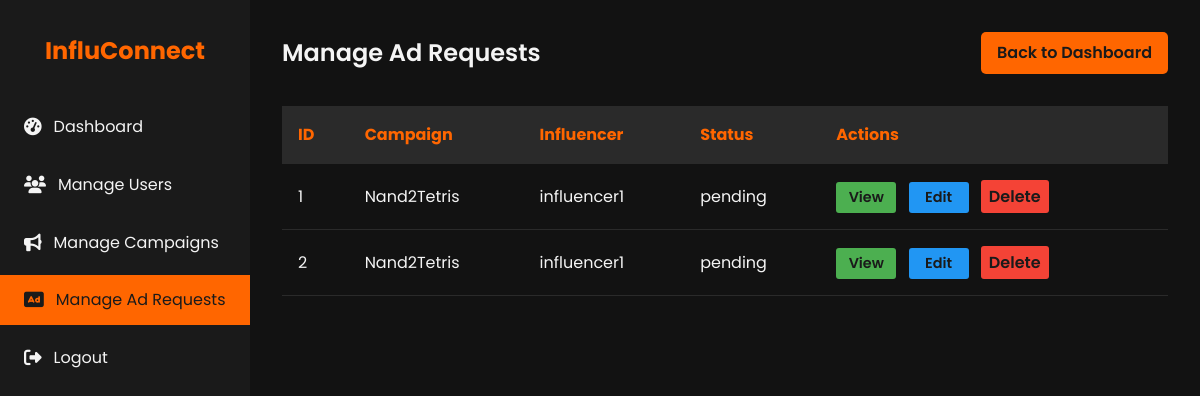
The page /admin/ad_requests (signed in) on the database its author committed.
### models.py (models this page shows, shortened)
class AdRequest(db.Model):
    id = db.Column(db.Integer, primary_key=True)
    campaign_id = db.Column(db.Integer, db.ForeignKey('campaign.id', ondelete='CASCADE'), nullable=False)
    influencer_id = db.Column(db.Integer, db.ForeignKey('influencer.id', ondelete='CASCADE'), nullable=False)
    status = db.Column(db.String(50), nullable=False)  # pending, accepted, rejected, negotiated
    details = db.Column(db.Text)
    negotiation_terms = db.Column(db.Text)
    communication_log = db.Column(db.Text)
    renegotiation_email = db.Column(db.String(120), nullable=False)
    created_at = db.Column(db.DateTime, default=datetime.utcnow)
    updated_at = db.Column(db.DateTime, default=datetime.utcnow, onupdate=datetime.utcnow)
    campaign = db.relationship('Campaign', backref=db.backref('ad_requests', lazy=True, cascade='all, delete-orphan'))
    influencer = db.relationship('Influencer', backref=db.backref('ad_requests', lazy=True, cascade='all, delete-orphan'))

class Campaign(db.Model):
    id = db.Column(db.Integer, primary_key=True)
    sponsor_id = db.Column(db.Integer, db.ForeignKey('sponsor.id', ondelete='SET NULL'), nullable=True)
    title = db.Column(db.String(120), nullable=False)
    description = db.Column(db.Text)
    budget = db.Column(db.Float)
    category = db.Column(db.String(120))
    status = db.Column(db.String(50), nullable=False)  # active, completed, flagged
    start_date = db.Column(db.DateTime)
    end_date = db.Column(db.DateTime)
    is_public = db.Column(db.Boolean, default=True)
    sponsor = db.relationship('Sponsor', backref=db.backref('campaigns', lazy=True, cascade='all, delete-orphan'))

class User(db.Model, UserMixin):
    id = db.Column(db.Integer, primary_key=True)
    username = db.Column(db.String(80), unique=True, nullable=False)
    password = db.Column(db.String(200), nullable=False)
    email = db.Column(db.String(120), unique=True, nullable=False)
    role = db.Column(db.String(50), nullable=False)  # admin, sponsor, influencer
    is_active = db.Column(db.Boolean, default=True)
    sponsor = db.relationship('Sponsor', back_populates='user', uselist=False)
    influencer = db.relationship('Influencer', back_populates='user', uselist=False)

### app.py (the view)
    @app.route('/admin/ad_requests')
    @login_required
    @admin_required
    def admin_ad_requests():
        ad_requests = AdRequest.query.all()
        return render_template('admin_ad_requests.html', ad_requests=ad_requests)

### templates/admin_ad_requests.html (shortened to what this page needs)
<!DOCTYPE html>
<html lang="en">
<head>
    <link rel="stylesheet" href="https://cdnjs.cloudflare.com/ajax/libs/font-awesome/6.1.1/css/all.min.css">
</head>
<body>
    <div class="dashboard">
        <aside class="sidebar">
            <div class="logo">
                <h1>InfluConnect</h1>
            </div>
            <nav>
                <ul class="nav-menu">
                    <li class="nav-item">
                        <a href="{{ url_for('admin_dashboard') }}" class="nav-link">
                            <i class="fas fa-tachometer-alt"></i> Dashboard
                        </a>
                    </li>
                    <li class="nav-item">
                        <a href="{{ url_for('admin_users') }}" class="nav-link">
                            <i class="fas fa-users"></i> Manage Users
                        </a>
                    </li>
                    <li class="nav-item">
                        <a href="{{ url_for('admin_campaigns') }}" class="nav-link">
                            <i class="fas fa-bullhorn"></i> Manage Campaigns
                        </a>
                    </li>
                    <li class="nav-item">
                        <a href="{{ url_for('admin_ad_requests') }}" class="nav-link active">
                            <i class="fas fa-ad"></i> Manage Ad Requests
                        </a>
                    </li>
                    <li class="nav-item">
                        <a href="{{ url_for('logout') }}" class="nav-link">
                            <i class="fas fa-sign-out-alt"></i> Logout
                        </a>
                    </li>
                </ul>
            </nav>
        </aside>
        <main class="main-content">
            <header class="header">
                <h1 class="welcome-text">Manage Ad Requests</h1>
                <a href="{{ url_for('admin_dashboard') }}" class="btn">Back to Dashboard</a>
            </header>
            <table class="ad-request-table">
                <thead>
                    <tr>
                        <th>ID</th>
                        <th>Campaign</th>
                        <th>Influencer</th>
                        <th>Status</th>
                        <th>Actions</th>
                    </tr>
                </thead>
                <tbody>
                    {% for ad_request in ad_requests %}
                    <tr>
                        <td>{{ ad_request.id }}</td>
                        <td>{{ ad_request.campaign.title }}</td>
                        <td>{{ ad_request.influencer.user.username }}</td>
                        <td>{{ ad_request.status }}</td>
                        <td>
                            <a href="{{ url_for('admin_ad_request_detail', ad_request_id=ad_request.id) }}" class="btn action-btn view-btn">View</a>
                            <a href="{{ url_for('admin_ad_request_edit', ad_request_id=ad_request.id) }}" class="btn action-btn edit-btn">Edit</a>
                            <form action="{{ url_for('admin_ad_request_delete', ad_request_id=ad_request.id) }}" method="post" style="display:inline;">
                                <button type="submit" class="btn action-btn delete-btn" onclick="return confirm('Are you sure you want to delete this ad request?');">Delete</button>
                            </form>
                        </td>
                    </tr>
                    {% endfor %}
                </tbody>
            </table>
        </main>
    </div>
</body>
</html>

### templates/admin_ad_requests.html (style rules this page uses)
:root { --primary-color: #1a1a1a; --secondary-color: #ff6600; --text-color: #f4f4f4; --bg-color: #121212; --card-bg-color: #2a2a2a; --hover-color: #ff8533; }
* { margin: 0; padding: 0; box-sizing: border-box; }
body { font-family: 'Poppins', sans-serif; line-height: 1.6; color: var(--text-color); background-color: var(--bg-color); }
.dashboard { display: flex; min-height: 100vh; }
.sidebar { width: 250px; background-color: var(--primary-color); padding: 2rem 0; position: fixed; height: 100vh; overflow-y: auto; }
.logo { text-align: center; margin-bottom: 2rem; }
.logo h1 { color: var(--secondary-color); font-size: 1.5rem; }
.nav-menu { list-style-type: none; }
.nav-item { margin-bottom: 0.5rem; }
.nav-link { display: flex; align-items: center; padding: 0.75rem 1.5rem; color: var(--text-color); text-decoration: none; transition: all 0.3s ease; }
.nav-link:hover, .nav-link.active { background-color: var(--secondary-color); color: var(--primary-color); }
.nav-link i { margin-right: 0.75rem; font-size: 1.1rem; }
.main-content { flex-grow: 1; margin-left: 250px; padding: 2rem; }
.header { display: flex; justify-content: space-between; align-items: center; margin-bottom: 2rem; }
.welcome-text { font-size: 1.5rem; font-weight: 600; }
.btn { background-color: var(--secondary-color); color: var(--primary-color); padding: 0.5rem 1rem; border: none; border-radius: 5px; cursor: pointer; font-weight: 600; transition: all 0.3s ease; text-decoration: none; display: inline-block; }
.ad-request-table { width: 100%; border-collapse: collapse; margin-top: 1rem; }
.ad-request-table th, .ad-request-table td { padding: 1rem; text-align: left; border-bottom: 1px solid var(--card-bg-color); }
.ad-request-table th { background-color: var(--card-bg-color); color: var(--secondary-color); }
.action-btn { padding: 0.25rem 0.5rem; margin-right: 0.5rem; border-radius: 3px; font-size: 0.9rem; min-width: 60px; text-align: center; display: inline-block; }
.view-btn { background-color: #4caf50; }
.edit-btn { background-color: #2196f3; }
.delete-btn { background-color: #f44336; border: none; font-family: inherit; font-size: inherit; cursor: pointer; }

### rows shown on the page
AdRequest: id "1", campaign "Nand2Tetris", influencer.user.username "influencer1", status "pending"
AdRequest: id "2", campaign "Nand2Tetris", influencer.user.username "influencer1", status "pending"
